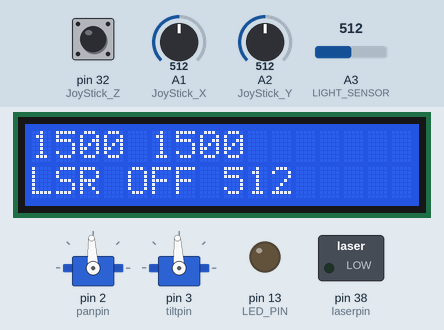
A sketch run on a simulated Arduino Mega 2560, built with avr-gcc and run on an emulated ATmega2560. On the bench: 16×2 character LCD, 2 × servo, switched loads named in the sketch (green lamp = pin HIGH), output pins drawn as LEDs (lit = HIGH). The inputs (shaded band) are chosen by the test bench; at power-on: pin 32 (JoyStick_Z) HIGH, A1 (JoyStick_X) = 512, A2 (JoyStick_Y) = 512, A3 (LIGHT_SENSOR) = 512. What the sketch prints to the serial monitor is not drawn.

Above: at 1.4 s.
1.5 s: pin 32 (JoyStick_Z) pulled LOW for 0.15 s
At 1.59 s:
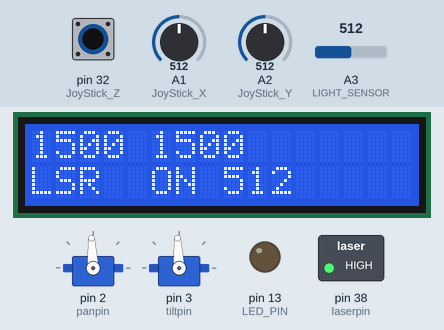
3.1 s: A1 (JoyStick_X) set to 983
At 4.7 s:
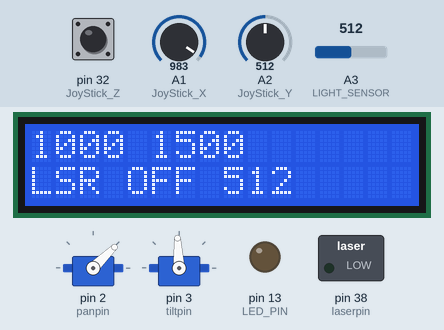
5.7 s: A1 (JoyStick_X) set to 1015
8.7 s: A2 (JoyStick_Y) set to 546
10.2 s: A2 (JoyStick_Y) set to 576
At 11.89 s:
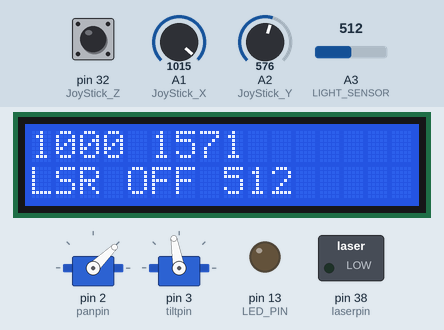
13.2 s: A2 (JoyStick_Y) set to 716
At 15.5 s:
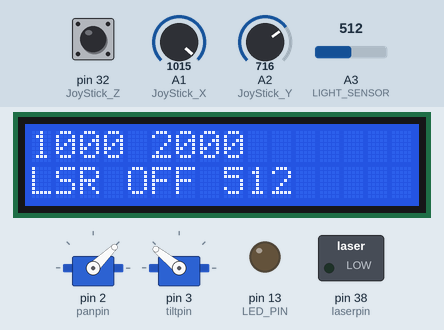
Timing chart, 0 to 17.0 s (numbered marks = the images above; inputs shaded):
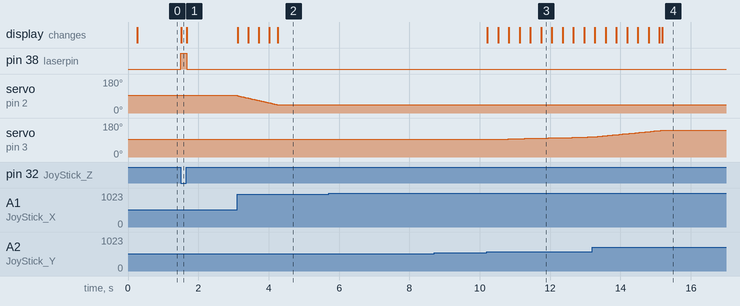

Measured:
- after the input at 1.5 s, pin 38 (laserpin): LOW → HIGH at once, → LOW 0.17 s later; the display: changes at once (image 1)
- after the input at 3.1 s, servo on pin 2 (panpin): moves from 93° to 44° over 1.1 s, starting at once; the display: first changes at once (image 2 shows a later state)
- after the input at 5.7 s, every drawn part: stays the same
- after the input at 8.7 s, every drawn part: stays the same
- after the input at 10.2 s, servo on pin 3 (tiltpin): moves from 93° to 106° over 2.7 s, starting after 0.18 s; the display: first changes at once (image 3 shows a later state)

The sketch:

project1lcd.ino
```cpp
#include <Servo.h>
#include <LiquidCrystal.h>

int JoyStick_X = A1;
int JoyStick_Y = A2;
int LIGHT_SENSOR = A3;
int JoyStick_Z = 32;
int LED_PIN = 13;
int laserpin = 38;
const int panpin = 2;
int const tiltpin = 3;
float alpha = 0.5;

struct joyvals {
	float x, y;
	int z;
};

struct controlstate {
	int ppos = 1500;
	int tpos = 1500;
	bool laser = false;
	int ls = 0;
};

struct controlstate cs;
struct joyvals j;
Servo pan;
Servo tilt;
LiquidCrystal lcd(8, 9, 4, 5, 6, 7);
void getjoystick(struct joyvals*, struct controlstate*);
void getlightsensor(struct controlstate*);
void changestate(struct controlstate*);
void printlcd(struct joyvals*, struct controlstate*);

void getjoystick(struct joyvals *j, struct controlstate *cs) {
	j->x = analogRead(JoyStick_X);
	j->y = analogRead(JoyStick_Y);
	j->z = digitalRead(JoyStick_Z);
	int ppos = cs->ppos;
	int tpos = cs->tpos;

	ppos += ((int)j->x - 509) / 50;
	tpos += ((int)j->y - 510) / 50;

	if (ppos > 2000)
	{
		ppos = 2000;
	}
	else if (ppos < 1000)
	{
		ppos = 1000;
	}
	if (tpos > 2000)
	{
		tpos = 2000;
	}
	else if (tpos < 1000)
	{
		tpos = 1000;
	}
	if (!j->z) {
		cs->laser = true;
	}
	else {
		cs->laser = false;
	}
	cs->ppos = ppos;
	cs->tpos = tpos;
}

void getlightsensor(controlstate *cs)
{
	cs->ls = analogRead(LIGHT_SENSOR);
}

void changestate(controlstate *cs)
{
	pan.writeMicroseconds(3000 - cs->ppos);
	tilt.writeMicroseconds(cs->tpos);
	digitalWrite(laserpin, cs->laser);
}

void printlcd(joyvals *j, controlstate *cs)
{
	lcd.home();
	lcd.print(3000 - cs->ppos);
	lcd.print(" ");
	lcd.print(cs->tpos);
	lcd.setCursor(0, 1);
	lcd.print("LSR ");
	lcd.print(cs->laser ? " ON " : "OFF ");
	lcd.print(cs->ls >= 1000 ? 999 : cs->ls);

	Serial.print((int)j->x, DEC);
	Serial.print(",");
	Serial.print((int)j->y, DEC);
	Serial.print(",");
	Serial.print(j->z);
	Serial.print(",");
	Serial.print((int)cs->ppos, DEC);

	Serial.print(",");
	Serial.println(cs->ls, DEC);
	delay(10);
}


void setup()
{
	// put your setup code here, to run once:
	pinMode(JoyStick_X, INPUT);
	pinMode(JoyStick_Y, INPUT);
	pinMode(JoyStick_Z, INPUT_PULLUP);
	pinMode(13, OUTPUT);
	pinMode(38, OUTPUT);
	Serial.begin(9600);
	lcd.begin(16, 2);
	lcd.setCursor(0, 0);
	pan.attach(panpin);
	tilt.attach(tiltpin);
	pan.writeMicroseconds(cs.ppos);
	tilt.writeMicroseconds(cs.tpos);
	delay(200);

	j.x = analogRead(JoyStick_X);
	j.y = analogRead(JoyStick_Y);
	j.z = 0;
}

void loop()
{
	getjoystick(&j, &cs);
	getlightsensor(&cs);
	changestate(&cs);
	//  analogWrite(LED_PIN, 0);
	printlcd(&j, &cs);
}
```
